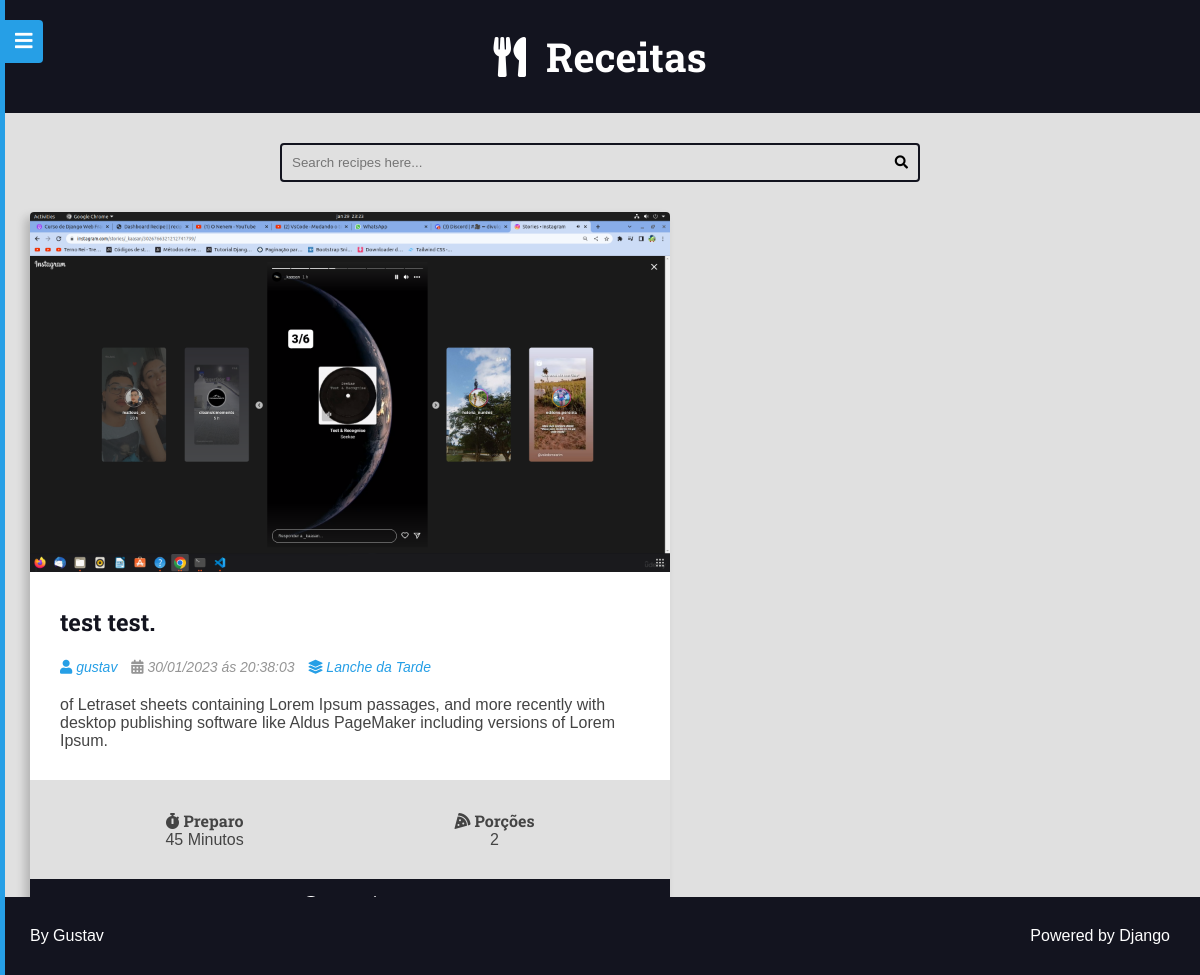
Screenshot of /recipes/tags/hamburger-f84ep (signed in) with the database file from the repository.
### recipes/models.py (models this page shows, shortened)
class Recipe(models.Model):
    title = models.CharField(max_length=65)
    description = models.CharField(max_length=165)
    slug = models.SlugField(unique=True)
    preparation_time = models.IntegerField()
    preparation_time_unit = models.CharField(max_length=65)
    servings = models.IntegerField()
    servings_unit = models.CharField(max_length=65)
    preparation_steps = models.TextField()
    preparation_steps_is_html = models.BooleanField(default=False)
    created_at = models.DateTimeField(auto_now_add=True)
    updated_at = models.DateTimeField(auto_now=True)
    is_published = models.BooleanField(default=False)
    cover = models.ImageField(
        upload_to='recipes/covers/%Y/%m/%d/',  blank=True,  default=''
        )
    category = models.ForeignKey(
        Category, on_delete=models.SET_NULL, null=True, default=None
        )
    author = models.ForeignKey(User, on_delete=models.SET_NULL, null=True)
    tags = GenericRelation(Tag, related_query_name='recipes')

class Category(models.Model):
    name = models.CharField(max_length=60)

### recipes/views.py (the view)
# urls.py: path('recipes/tags/<slug:slug>', views.RecipeListViewTag.as_view(), name='tag'),
class RecipeListViewTag(RecipeListViewBase):
    template_name = 'recipes/pages/tag.html'
    def get_queryset(self, *args, **kwargs):
        qs = super().get_queryset(*args, **kwargs)
        qs = qs.filter(tags__slug=self.kwargs.get('slug', ''))
        return qs
    def get_context_data(self, *args, **kwargs):
        ctx = super().get_context_data(*args, **kwargs)
        page_title = Tag.objects.filter(
            slug=self.kwargs.get('slug', '')
        ).first()
        if not page_title:
            page_title = 'No recipes found'
        page_title = f'{page_title} - Tag |'
        ctx.update({
            'page_title': page_title,
        })
        return ctx

### recipes/views.py (called while the page is built)
    def get_queryset(self, *args, **kwargs):
        qs = super().get_queryset(*args, **kwargs)
        qs = qs.filter(is_published=True)
        qs = qs.select_related('author', 'category')
        return qs

    def get_context_data(self, *args, **kwargs):
        context = super().get_context_data(*args, **kwargs)
        page_obj, pagination_range = make_pagination(
            request=self.request,
            query_set=context.get('recipes'),
            per_page=PER_PAGE,
            qty_pages=4
        )
        context.update(
            {'recipes': page_obj,
             'pagination_range': pagination_range}
            )
        return context

### tag/models.py (called while the page is built)
    def __str__(self):
        return self.name

### utils/pagination.py (called while the page is built)
def make_pagination(request: HttpRequest, qty_pages: int, query_set: QueryDict, per_page: str) -> tuple:  # noqa? E501
    try:
        current_page = int(request.GET.get('page', 1))
    except ValueError:
        current_page = 1
    paginator = Paginator(query_set, per_page)
    page_obj = paginator.get_page(current_page)
    pagination_range = make_pagination_range(
        paginator.page_range,
        qty_pages,
        current_page
    )
    return page_obj, pagination_range

### recipes/templates/recipes/pages/tag.html (shortened to what this page needs)
{% extends 'global/base.html'%}
{% block 'content'%}
    <div class="main-content main-content-list container">
        {% for recipe in recipes %}
            {% include 'recipes/partials/recipe.html'%}
        {% empty %}
            <div class="center" style="margin-bottom: 550px;">
                <h1>There are no recipes here!</h1>
            </div>
        {% endfor %}
    </div>
{% endblock%}

### recipes/templates/recipes/partials/recipe.html (shortened to what this page needs)
<div class="recipe recipe-list-item">
    <div class="recipe-cover">
        {% if recipe.cover%}
            <a href="{% url  'recipes:recipe' recipe.id %}">
            <img src="{{recipe.cover.url}}" alt="Temporário">
            </a>
        {% endif %}
    </div>
    <div class="recipe-title-container">
        <h2 class="recipe-title">
            <a href="{% url  'recipes:recipe' recipe.id %}">
                {{recipe.title}}.
            </a>
        </h2>
    </div>
    <div class="recipe-author">
        {% if recipe.author is not None %}
        <span class="recipe-author-item">
            {% if recipe.author.profile %}
                <a href="{% url 'authors:profile' recipe.author.profile.id %}">
            {% endif %}
            <i class="fas fa-user"></i>
            {% if recipe.author.first_name %}
                {{ recipe.author.first_name }} {{ recipe.author.last_name }}
            {% else %}
                {{ recipe.author.username }}
            {% endif %}
            {% if recipe.author.profile %}
                </a>
            {% endif %}
        </span>
    {% endif %}
        <span class="recipe-author-item">
            <i class="fas fa-calendar-alt"></i>
            {{recipe.created_at|date:"d/m/Y"}} ás {{recipe.created_at|date:"H:i:s"}}
        </span>
        {% if recipe.category is not None%}
            <span class="recipe-author-item">
                <a href="{% url 'recipes:category' recipe.category.id %}">
                    <i class="fas fa-layer-group"></i>
                    <span>{{recipe.category.name}}</span>
                </a>
            </span>
        {% endif %}
    </div>
    <div class="recipe-content">
        <p>{{recipe.description}}</p>
    </div>
    <div class="recipe-meta-container">
        <div class="recipe-meta recipe-preparation">
            <h3 class="recipe-meta-title"><i class="fas fa-stopwatch"></i> Preparo</h3>
            <div class="recipe-meta-text">
                {{recipe.preparation_time}} {{recipe.preparation_time_unit}}
            </div>
        </div>
        <div class="recipe-meta recipe-servings">
            <h3 class="recipe-meta-title"><i class="fas fa-pizza-slice"></i> Porções</h3>
            <div class="recipe-meta-text">
                {{recipe.servings}} {{recipes.servings_unit}}
            </div>
        </div>
    </div>
    {% if is_detail_page is not True%}
        <footer class="recipe-footer">
            <a class="recipe-read-more button button-dark button-full-width" href="{% url 'recipes:recipe' recipe.id %}">
                <span>ver mais...</span>
            </a>
        </footer>
    {% endif %}
    {% if recipe.tags.all %}
    <p>
        {% for tag in recipe.tags.all %}
            <a href="{% url 'recipes:tag' tag.slug %}">
            </a>,
        {% endfor %}
    </p>
{% endif %}
</div>

### base_static/global/css/style.css (style rules this page uses)
:root { --color-primary: #269fe6; --color-primary-hover: #2086c2; --color-primary-dark: #13141f; --color-primary-dark-hover: #212336; --color-primary-light: #d4ecfa; --color-primary-light-hover: #bdd8e7; --color-white: #fff; --color-black: #000; --color-dark-text: #444; --color-info-light: #cce5ff; --color-debug-light: #cce5ff; --color-success-light: #d4edda; --color-alert-light: #fff3cd; --color-warning-light: #fff3cd; --color-error-light: #f8d7da; --color-info-dark: #4d86c4; --color-debug-dark: #4d86c4; --color-success-dark: #4a9c5d; --color-alert-dark: #927f40; --color-warning-dark: #927f40; --color-error-dark: #da525d; --color-gray-0: #f9f9f9; --color-gray-1: #e0e0e0; --color-gray-2: #c7c7c7; --color-gray-3: #aeaeae; --color-gray-4: #959595; --color-gray-5: #7d7d7d; --color-gray-6: #646464; --color-gray-7: #4b4b4b; --color-gray-8: #323232; --color-gray-9: #191919; --font-primary: sans-serif; --font-headings: 'Roboto Slab', serif; --spacing-gutter-medium: 3rem; --spacing-gutter-large: 4rem; }
* { padding: 0; margin: 0; box-sizing: border-box; }
html { font-size: 62.5%; }
body { font-size: 1.6rem; font-family: var(--font-primary); background: var(--color-gray-1); color: var(--color-dark-text); }
h1, h2, h3, h4, h5, h6 { font-family: var(--font-headings); }
img { max-width: 100%; }
a { color: var(--color-primary); text-decoration: none; }
.container { max-width: 144rem; margin: 0 auto; padding: var(--spacing-gutter-medium); }
.main-content { padding-top: 0; }
.main-content-list { display: grid; grid-template-columns: repeat(auto-fit, minmax(340px, 1fr)); gap: var(--spacing-gutter-large); }
.recipe { background: var(--color-white); box-shadow: -5px 5px 10px rgba(0, 0, 0, 0.2); transform: scale(1); transition: all 300ms ease-in-out; border-radius: 0.4rem; overflow: hidden; }
.recipe img { max-width: 100%; }
.recipe-list-item { max-width: 64rem; height: fit-content; }
.recipe-title-container { padding: var(--spacing-gutter-medium); padding-bottom: 2rem; }
.recipe-title-container a { text-decoration: none; color: var(--color-primary-dark); }
.recipe-author { padding: 0 var(--spacing-gutter-medium); }
.recipe-content { padding: var(--spacing-gutter-medium); padding-top: 2rem; }
.recipe-author-item { color: var(--color-gray-4); margin-right: 1rem; font-style: italic; font-size: 1.4rem; }
.recipe-author a { color: var(--color-primary); transition: all 300ms ease-in-out; text-decoration: none; }
.recipe-meta-container { display: flex; flex-flow: row wrap; padding: var(--spacing-gutter-medium); background: var(--color-gray-1); }
.recipe-meta { display: flex; flex-flow: column nowrap; flex-shrink: 1; flex-grow: 1; text-align: center; }
.recipe-meta-title { font-size: 1.6rem; }
.recipe-footer a { background: var(--color-primary-dark); display: block; color: var(--color-white); text-decoration: none; text-align: center; padding: 1.5rem var(--spacing-gutter-medium); transition: all 300ms ease-in-out; }

### rows the page displays
Recipe: cover (picture), title "test test", author.username "gustav", created_at "30/01/2023", created_at "20:38:03", category.name "Lanche da Tarde", description "of Letraset sheets containing Lorem Ipsum passages, and more recently with desktop publishing software like Aldus PageMaker including versions of Lorem Ipsum.", preparation_time "45", preparation_time_unit "Minutos", servings "2"
